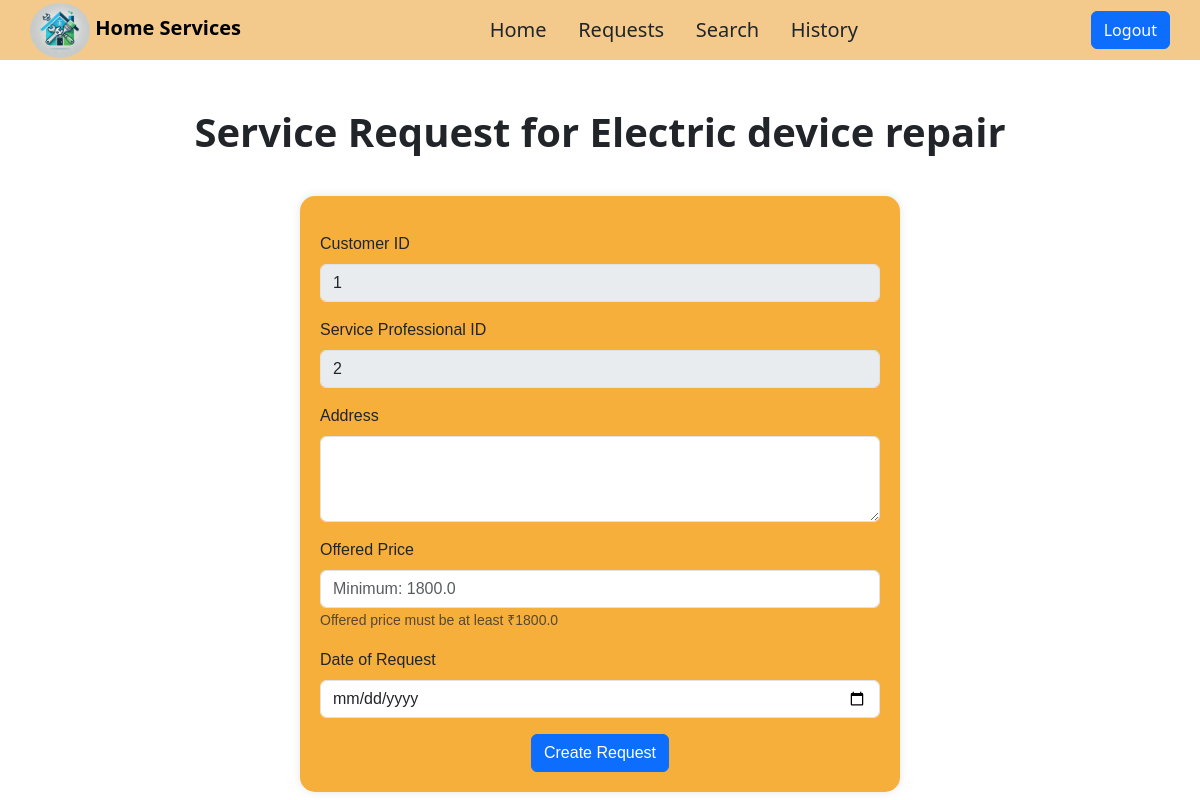
Page /service/2/1/service_requests/2 (signed in) on the committed database.
### models.py (models this page shows, shortened)
class Service(db.Model):
    service_id = db.Column(db.Integer, primary_key=True)
    name = db.Column(db.String(100), nullable=False,unique=True)
    description = db.Column(db.Text, nullable=True)
    base_price = db.Column(db.Float, nullable=False)
    time_required = db.Column(db.String(50), nullable=True)
    service_requests = db.relationship('ServiceRequest', backref='service',lazy=True)
    professionals = db.relationship('Professional', backref='service', lazy=True)

class Customer(db.Model):
    customer_id = db.Column(db.Integer, primary_key=True)
    username = db.Column(db.String(50), unique=True, nullable=False)
    passhash = db.Column(db.String(512), nullable=False)
    email = db.Column(db.String(120), nullable=False)
    city=db.Column(db.String(50),nullable=False)
    block=db.Column(db.Boolean, default=False)
    @property
    def password(self):
        raise AttributeError("Password is not a readable property.")
    service_requests = db.relationship('ServiceRequest', backref='customer',lazy=True)

class Professional(db.Model):
    prof_id = db.Column(db.Integer, primary_key=True)
    username = db.Column(db.String(50),  nullable=False)
    passhash = db.Column(db.String(512), nullable=False)
    email = db.Column(db.String(120), nullable=False, unique=True)
    service_type = db.Column(db.String(100), db.ForeignKey('service.name'), nullable=False)
    block=db.Column(db.Boolean, default=False)
    experience = db.Column(db.Integer, nullable=True)
    bio = db.Column(db.Text, nullable=True)
    verified = db.Column(db.Boolean, default=None,nullable=True)  # Approved by admin
    city=db.Column(db.String, nullable=False)
    verification_document = db.Column(db.String(255), nullable=True)
    @property
    def password(self):
        raise AttributeError("Password is not a readable property.")
    service_requests = db.relationship('ServiceRequest', backref='professional',lazy=True)

### routes.py (the view, shortened to what this page needs)
@app.route("/service/<int:service_id>/<int:customer_id>/service_requests/<int:professional_id>",methods=["GET","POST"])
@auth_required
def service_requests(customer_id,professional_id,service_id):
    customer=Customer.query.get(customer_id)
    professional=Professional.query.get(professional_id)
    service=Service.query.get(service_id)
    if request.method == 'GET':
        return render_template("service_requests.html", customer=customer, professional=professional, service=service)

### routes.py (called while the page is built)
def auth_required(func):
    @wraps(func)
    def inner(*args,**kwargs):
        if 'user_id' not in session:
            flash("You need to login first")
            return redirect(url_for('login'))
        return func(*args,**kwargs)
    return inner

### templates/service_requests.html (shortened to what this page needs)
{% extends "customer_layout.html" %}
{% block content %}
<h1 class="fs-1 fw-bold mt-5">Service Request for {{ service.name }}</h1>
<div id="container">
    <div id="form-container">
        <form method="post" class="mt-3">
            <div class="mb-3">
                <label for="customer_id" class="form-label">Customer ID</label>
                <input type="text" class="form-control" value="{{ customer.customer_id }}" disabled>
            </div>
            <div class="mb-3">
                <label for="professional_id" class="form-label">Service Professional ID</label>
                <input type="text" class="form-control" value="{{ professional.prof_id }}" disabled>
            </div>
            <div class="mb-3">
                <label for="address" class="form-label">Address</label>
                <textarea name="address" id="address" class="form-control" rows="3" required></textarea>
            </div>
            <div class="mb-3">
                <label for="offered_price" class="form-label">Offered Price</label>
                <input type="number" name="offered_price" id="offered_price" class="form-control" min="{{ service.base_price }}" placeholder="Minimum: {{ service.base_price }}" required>
                <small class="form-text text-muted">Offered price must be at least ₹{{ service.base_price }}</small>
            </div>
            <div class="mb-3">
                <label for="date_of_request" class="form-label">Date of Request</label>
                <input type="date" name="date_of_request" id="date_of_request" class="form-control" required>
            </div>
            <div class="text-center">
                <input type="submit" value="Create Request" class="btn btn-primary">
            </div>
        </form>
    </div>
</div>
{% endblock %}

### rows in the picture
Service: name "Electric device repair", offered_price "Minimum: 1800.0", base_price "1800.0"
Customer: customer_id "1"
Professional: prof_id "2"
